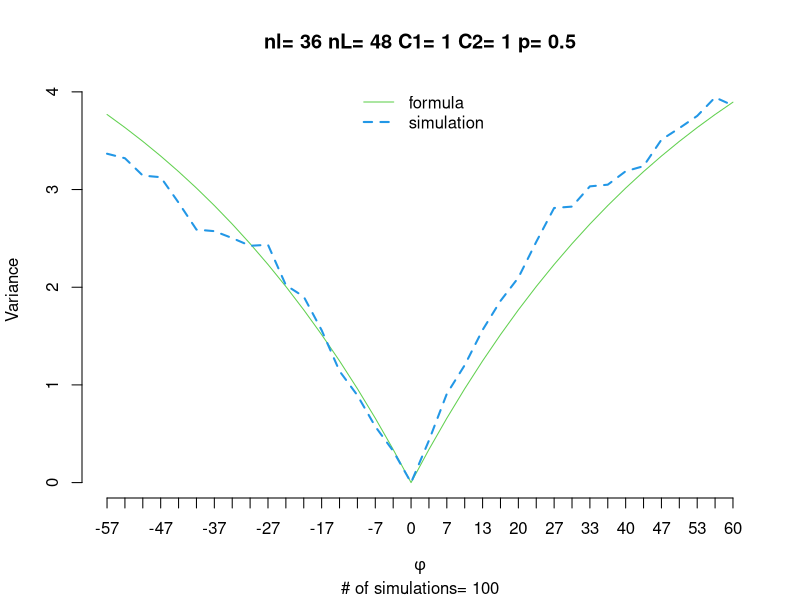

The R source for this figure:
nn=100 # number of iterations
# set parameter values
nl = 36 ; nL = 48  ; N = nL/2;  m = 0:N;
C1=1 ; C2= 1 ; a=1 ; u=1; p=.5
n <- p^m

#generate values for phi 0 to pi
lim_phi = 2*pi/3 # boundy for phi

phi <- seq( -lim_phi/2, lim_phi/2, by=lim_phi/(nl+0))[-c(1,nl+(2))]
if(nl%%2==1){
phi <- seq( -lim_phi/2, lim_phi/2, by=lim_phi/(nl+1))[-c(1,nl+(2))]
}

# phi <-phi+pi/2

# phi <- seq( -pi/(nl+0), pi, by=pi/(nl+0))[-c(1,nl+(2))]
#phi <- c(40,20)*pi/180
mt <-length(m)
lat1 <- rep(phi, nl)
lat2 =rep(phi, each=nl)
lambda <- 2*(1:nL-1)*pi/nL
#lambda <-ifelse(lambda>pi, lambda-2*pi, lambda)

X <- array(0,c(nl, nL, nn)) # the generated data
var_sim <- array(0, c(nn, nl))
mean_sim <- array(0, c(nn, nl))
Cm = C1*(C2-exp(-a*abs(lat1))-exp(-a*abs(lat2))+exp(-a*abs(lat1-lat2)))
# Cm = C1*(C2-(1/sqrt(a^2+lat1^2))-(1/sqrt(a^2+lat2^2))+(1/sqrt(a^2+(lat1-lat2)^2)))
nvar <- function(x){(1/(length(x)))*sum(x^2)} # variance function, without mean  
#nvar <- function(x){(1/(length(x)-0))*sum((x-mean(x))^2)}

for(hh in 1:nn){
  
RCm <- array(0,c(rep(length(phi),2),length(m)))
ICm <- array(0,c(rep(length(phi),2),length(m)))
Kv <-  array(0,c(rep(2*length(phi),2),length(m)))
d <-  array(0,c(length(m), 2*length(phi)))
# r <-  matrix(0,c(length(m), 2*length(phi)))
r <-  matrix(0,nrow = length(m), ncol=2*length(phi))

for(kk in 1:length(m)){
#kk=3
  # RCm[,,kk] <- t(array(round(Cm*cos(m[kk]*u*(lat1-lat2))*(p^m[kk]),6), dim = rep(length(phi),2)))
  # ICm[,,kk] <- t(array(round(Cm*sin(m[kk]*u*(lat1-lat2))*(p^m[kk]),6), dim = rep(length(phi),2)))
  RCm[,,kk] <- t(array(Cm*cos(m[kk]*u*(lat1-lat2))*(1*n[kk]), dim = rep(length(phi),2)))
  ICm[,,kk] <- t(array(Cm*sin(m[kk]*u*(lat1-lat2))*(1*n[kk]), dim = rep(length(phi),2)))

if(m[kk]%in% c(0, N)){ICm[,, kk] = 0}
x1 <- cbind(RCm[,,kk], -ICm[,,kk])
x2 <- cbind(ICm[,,kk], RCm[,,kk])
Kv[, , kk] <- round(.5*(rbind(x1, x2)),8)
colnames(d) <- c(paste0("R",1:nl), paste0("I",1:nl))

if(m[kk]%in% c(0,N)){Kv[, , kk] = 0
Kv[1:nl,1:nl,kk]=RCm[,,kk]}

r[kk,]= round(eigen(Kv[,,kk])$values,8)
r[kk,] <- ifelse(r[kk,]<0, 0, r[kk,])
v= eigen(Kv[,,kk])$vectors

# r[1,1:nl]= round(eigen(RCm[,,1])$values,8)
# r[2,]= round(eigen(Kv[,,2])$values,8)
# if(kk>2)
# r[kk,]= r[(kk-1),]/2
# v= eigen(Kv[,,kk])$vectors

sqKv <- round(v%*%diag(sqrt(r[kk,]))%*%t(v),8)
set.seed(12345+hh)
x <-rnorm(n = 2*nl,mean = 0,sd = 1)

d[kk,] <- t(sqKv %*% x)  #*(cos(lat1))^m[kk] ## d is same as the 
rownames(d) <- m
colnames(d) <- c(paste0("R",1:nl), paste0("I",1:nl))
}

#d
   
# for(ii in 1:nl){
#   for(jj in 1:nL){
#     X[ii,jj,hh] <- (d[1,ii]+2*sum(d[2:(mt-1),ii]*cos(m[-c(1,mt)]*lambda[jj])
#                          -d[2:(mt-1),ii+nl]*sin(m[-c(1,mt)]*lambda[jj]) ) + d[mt,ii])
#   }
# }

for(ii in 1:nl){
  for(jj in 1:nL){
    X[ii,jj,hh] <- (d[1,ii]+2*sum(d[2:length(m),ii]*cos(m[-1]*lambda[jj])
                                  -d[2:length(m),ii+nl]*sin(m[-1]*lambda[jj]) ))
  }
}


rownames(X)<-round(phi*180/pi,0)
colnames(X)<- round(lambda*180/pi,0)

var_sim[hh,] <-apply(X[,,hh] ,MARGIN = 1, nvar )
mean_sim[hh,] <-apply(X[,,hh] ,MARGIN = 1, mean )
}


var_sim<-colMeans(var_sim)
mean_sim<-colMeans(mean_sim)


var_phi <- C1*6*(1-exp(-abs(phi)))

# var_phi <- 6*(1-sqrt(1/(1+phi^2))) # for second Cm function

plot(phi, var_phi, type="l", lty=1, col=3, ylim=c(min(var_sim,var_phi), max(var_sim,var_phi)), xaxt = "n", bty="n",ylab="Variance",
     xlab=expression(phi), main=paste("nl=",nl,"nL=",nL, "C1=",C1,"C2=",C2, "p=",p ), sub=paste("# of simulations=",nn))
axis(1, at=phi, labels=round(phi*180/pi,0))
lines(phi, var_sim, type="l", lty=2, col=4, lwd=2)
legend("top", c("formula","simulation"), lty=c(1,2), col=3:4, bty="n", lwd=1:2)



